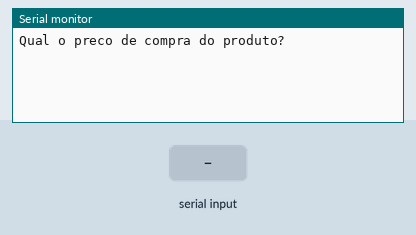
A sketch run on a simulated Arduino Uno, built with avr-gcc and run on an emulated ATmega328P. Parts: the last lines printed to the serial monitor. Inputs (shaded band) come from the test bench.

Above: at 1.2 s.
1.3 s: "90,45\n" received over Serial
At 2.5 s:
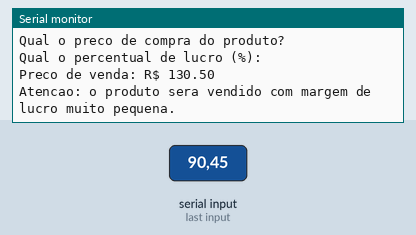
At 8.3 s:
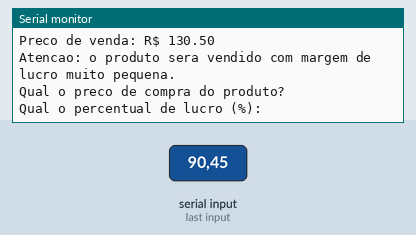

Measured:
- after the input at 1.3 s, the serial monitor: prints a new line at once (image 1)

The sketch:

exercicio_101.ino
```cpp
float preco = 0;
float percentual = 0;
float precoVenda = 0;

void setup() {
  Serial.begin(9600);
}
void loop() {
  Serial.println("Qual o preco de compra do produto?");
  while (!Serial.available());
  preco = Serial.parseFloat();

  Serial.println("Qual o percentual de lucro (%):");
  while (!Serial.available());
  percentual = Serial.parseFloat();

  precoVenda = preco + (preco * (percentual / 100));

  Serial.print("Preco de venda: R$ ");
  Serial.println(precoVenda);

  if (percentual <= 50) {
    Serial.println("Atencao: o produto sera vendido com margem de lucro muito pequena.");
  }

  delay(5000);
}
```
